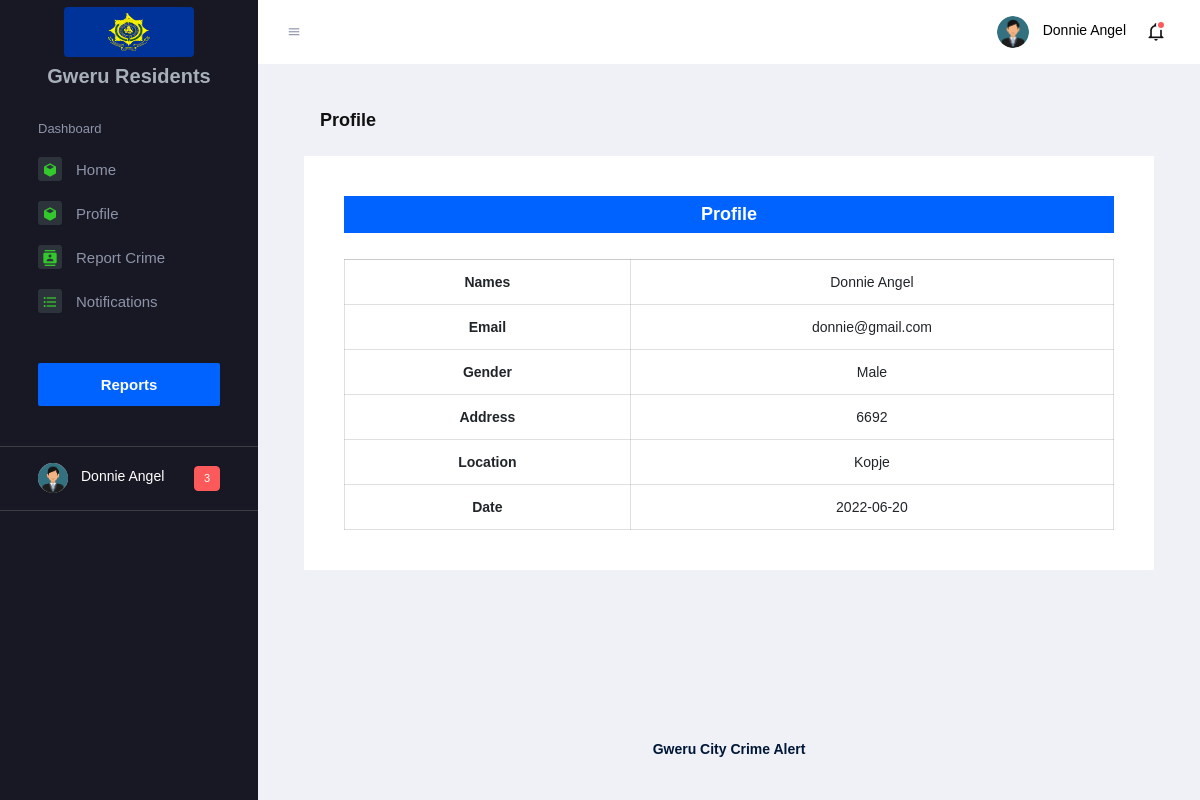
The app's page /residents/profile.php (signed in) with its own data.
### tables this page shows
CREATE TABLE `residents` (
  `res_id` int(11) NOT NULL,
  `names` varchar(255) NOT NULL,
  `email` varchar(255) NOT NULL,
  `gender` varchar(255) NOT NULL,
  `address` varchar(255) NOT NULL,
  `location` varchar(255) NOT NULL,
  `password` varchar(255) NOT NULL,
  `date` date NOT NULL
);

### residents/profile.php (the view, shortened to what this page needs)
<?php include ("../includes/header.php");
include ("nav.php");
?>
<div class="container-fluid page-body-wrapper">
    <?php include "sidebar.php"?>
    <div class="main-panel">
        <div class="content-wrapper">
            <div class="page-header">
                <h3 class="page-title"> Profile </h3>
            </div>
            <div class="row">
                <div class="col-lg-12 grid-margin stretch-card">
                    <div class="card">
                        <div class="card-body">
                            <h4 class="card-title bg-primary text-white text-center p-2">Profile</h4>
                            <table class="table table-bordered text-center">
                                <thead>
                                <tbody>
                                <tr>
                                    <th>Names</th>
                                    <td><?php echo $names ?></td>
                                </tr>
                                <tr>
                                    <th>Email</th>
                                    <td><?php echo $email ?></td>
                                </tr>
                                <tr>
                                    <th>Gender</th>
                                    <td><?php echo $gender ?></td>
                                </tr>
                                <tr>
                                    <th>Address</th>
                                    <td><?php echo $address ?></td>
                                </tr>
                                <tr>
                                    <th>Location</th>
                                    <td><?php echo $location ?></td>
                                </tr>
                                <tr>
                                    <th>Date</th>
                                    <td><?php echo $date ?></td>
                                </tr>
                                </tbody>
                                </thead>
                            </table>
                        </div>
                    </div>
                </div>
            </div>
        </div>
        <footer class="footer">
            <div class="footer-inner-wraper">
                <p class="text-center text-dark font-weight-bold">Gweru City Crime Alert</p>
            </div>
        </footer>
    </div>
</div>
</div>
</body>
</html>

### residents/nav.php (shortened to what this page needs)
<?php
$sql = "SELECT * FROM residents WHERE res_id = '{$_SESSION['res_id']}'";
$result = $conn->query($sql);
if ($result->num_rows > 0) {
    $row = $result->fetch_assoc();
    $names = $row["names"];
    $email = $row["email"];
    $gender = $row["gender"];
    $address = $row["address"];
    $date = $row["date"];
    $location = $row["location"];
}
?>
<div class="container-scroller">
    <nav class="navbar default-layout-navbar col-lg-12 col-12 p-0 fixed-top d-flex flex-row">
        <div class="text-center navbar-brand-wrapper d-flex align-items-center justify-content-center">
            <img src="../img/zrp.jpg" width="130" height="50" class="rounded" alt="">
        </div>
        <div class="navbar-menu-wrapper d-flex align-items-stretch">
            <button class="navbar-toggler navbar-toggler align-self-center" type="button" data-toggle="minimize">
                <span class="mdi mdi-menu"></span>
            </button>
            <ul class="navbar-nav navbar-nav-right">
                <li class="nav-item nav-profile ">
                    <a class="nav-link" id="profileDropdown" href="#" data-toggle="dropdown" aria-expanded="false">
                        <div class="nav-profile-img">
                            <img src='../img/user.png' width="30" height="30" class="rounded-circle" alt='image'>
                        </div>
                        <div class="nav-profile-text">
                            <p class="mb-1 text-black"><?php echo $names; ?></p>
                        </div>
                    </a>
                </li>
                <li class="nav-item dropdown">
                    <a class="nav-link count-indicator dropdown-toggle" id="notificationDropdown" href="#" data-toggle="dropdown">
                        <i class="mdi mdi-bell-outline"></i>
                        <span class="count-symbol bg-danger"></span>
                    </a>
                </li>
            </ul>
        </div>
    </nav>

### residents/sidebar.php (shortened to what this page needs)
<nav class="sidebar sidebar-offcanvas" id="sidebar">
    <h3 class="text-center">Gweru Residents</h3>
    <ul class="nav">
        <li class="nav-item nav-category">Dashboard</li>
        <li class="nav-item">
            <a class="nav-link" href="index.php">
                <span class="icon-bg"><i class="mdi mdi-cube menu-icon"></i></span>
                <span class="menu-title">Home</span>
            </a>
        </li>
        <li class="nav-item">
            <a class="nav-link" href="profile.php">
                <span class="icon-bg"><i class="mdi mdi-cube menu-icon"></i></span>
                <span class="menu-title">Profile</span>
            </a>
        </li>
        <li class="nav-item">
            <a class="nav-link" href="crime_report.php">
                <span class="icon-bg"><i class="mdi mdi-contacts menu-icon"></i></span>
                <span class="menu-title">Report Crime</span>
            </a>
        </li>
        <li class="nav-item">
            <a class="nav-link" href="notifications.php">
                <span class="icon-bg"><i class="mdi mdi-format-list-bulleted menu-icon"></i></span>
                <span class="menu-title">Notifications</span>
            </a>
        </li>
        <li class="nav-item documentation-link">
            <a class="nav-link" href="report.php" >
                <span class="menu-title">Reports</span>
            </a>
        </li>
        <li class="nav-item sidebar-user-actions">
            <div class="user-details">
                <div class="d-flex justify-content-between align-items-center">
                    <div>
                        <div class="d-flex align-items-center">
                            <div class="sidebar-profile-img">
                                 <img src='../img/user.png' width="30" height="30" class="rounded-circle" alt='image'>
                            </div>
                            <div class="sidebar-profile-text">
                                <p class="mb-1"><?php echo $names; ?></p>
                            </div>
                        </div>
                    </div>
                    <div class="badge badge-danger">3</div>
                </div>
            </div>
        </li>
    </ul>
</nav>

### records on screen
residents: names "Donnie Angel", email "donnie@gmail.com", gender "Male", address "6692", location "Kopje", date "2022-06-20"
